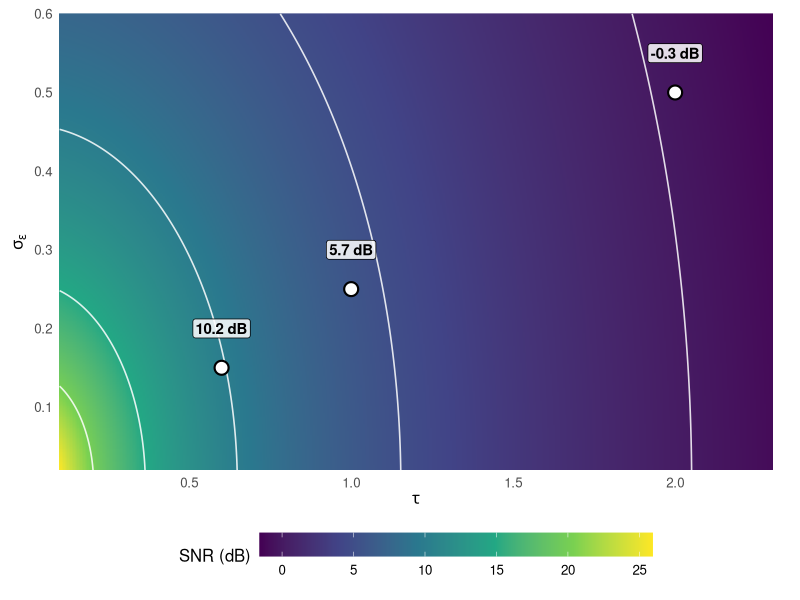

The R source for this figure: (Note: this script raises an error after producing the figure.)
rm(list = ls())

library(tidyverse)


# Subject and model parameters
# -------------------------------------------------------------
mu1_i <- 0.5
C1_i <- 0.5
C2_i <- 1

gamma_C1 <- 0.3
gamma_C2 <- 1
gamma_A  <- -4
# -------------------------------------------------------------


# Fixed reference proportion of subject-visits under treatment
# -------------------------------------------------------------
p_treated <- 0.53

d0 <- mu1_i +
  gamma_C1 * C1_i +
  gamma_C2 * C2_i

d1 <- d0 + gamma_A

signal_power <- (1 - p_treated) * d0^2 +
  p_treated * d1^2

cat("Untreated drift:", d0, "\n")
cat("Treated drift:", d1, "\n")
cat("Reference signal power:", signal_power, "\n")
# -------------------------------------------------------------


# SNR function
# -------------------------------------------------------------
snr_dynamic_db <- function(
    tau,
    sigma_eps,
    signal_power
) {
  10 * log10(
    signal_power /
      (tau^2 + 2 * sigma_eps^2)
  )
}
# -------------------------------------------------------------


# Heat-map grid
# -------------------------------------------------------------
tau_grid <- seq(
  from = 0.1,
  to = 2.3,
  length.out = 500
)

sigma_eps_grid <- seq(
  from = 0.02,
  to = 0.60,
  length.out = 500
)

snr_heatmap_data <- expand_grid(
  tau = tau_grid,
  sigma_eps = sigma_eps_grid
) |>
  mutate(
    snr_db = snr_dynamic_db(
      tau = tau,
      sigma_eps = sigma_eps,
      signal_power = signal_power
    )
  )



# Three configurations used in the article
# -------------------------------------------------------------
article_noise_settings <- tribble(
  ~setting,    ~tau, ~sigma_eps,
  "Low",        0.6,       0.15,
  "Moderate",   1.0,       0.25,
  "High",       2.0,       0.50
) |>
  mutate(
    snr_db = snr_dynamic_db(
      tau = tau,
      sigma_eps = sigma_eps,
      signal_power = signal_power
    ),
    snr_label = sprintf("%.1f dB", snr_db)
  )

print(article_noise_settings)



# Five target-SNR configurations used in the MC study
# -------------------------------------------------------------
target_snr <- c(0, 5, 10, 15, 20)
tau_eps_ratio <- 4

mc_noise_settings <- tibble(
  target_snr = target_snr
) |>
  mutate(
    sigma_eps = sqrt(
      signal_power /
        (
          (tau_eps_ratio^2 + 2) *
            10^(target_snr / 10)
        )
    ),
    tau = tau_eps_ratio * sigma_eps,
    snr_label = paste0(target_snr, " dB")
  )

print(mc_noise_settings)



# Heat map
# -------------------------------------------------------------
p_snr_heatmap <- ggplot() +
  geom_raster(
    data = snr_heatmap_data,
    aes(
      x = tau,
      y = sigma_eps,
      fill = snr_db
    ),
    interpolate = FALSE
  ) +
  geom_contour(
    data = snr_heatmap_data,
    aes(
      x = tau,
      y = sigma_eps,
      z = snr_db
    ),
    breaks = c(0, 5, 10, 15, 20),
    colour = "white",
    linewidth = 0.55,
    alpha = 0.85
  ) +
  geom_point(
    data = article_noise_settings,
    aes(
      x = tau,
      y = sigma_eps
    ),
    inherit.aes = FALSE,
    shape = 21,
    fill = "white",
    colour = "black",
    stroke = 1.1,
    size = 4
  ) +
  geom_label(
    data = article_noise_settings,
    aes(
      x = tau,
      y = sigma_eps,
      # label = paste0(setting, "\n", snr_label)
      label = snr_label
    ),
    nudge_y = 0.05,
    inherit.aes = FALSE,
    size = 3.8,
    fontface = "bold",
    colour = "black",
    fill = scales::alpha("white", 0.85),
    linewidth = 0.25,
    label.padding = unit(0.15, "lines")
  ) +
  scale_fill_viridis_c(
    option = "D",
    direction = 1,
    name = "SNR (dB)"
  ) +
  scale_x_continuous(
    breaks = seq(0, 2.0, by = 0.5),
    expand = expansion(mult = c(0, 0))
  ) +
  scale_y_continuous(
    breaks = seq(0, 0.6, by = 0.1),
    expand = expansion(mult = c(0, 0))
  ) +
  coord_cartesian(
    xlim = c(0.1, 2.3),
    ylim = c(0.02, 0.60),
    clip = "off"
  ) +
  labs(
    x = expression(tau),
    y = expression(sigma[epsilon])
  ) +
  theme_minimal(
    base_size = 12
  ) +
  theme(
    legend.position = "bottom",
    legend.key.width = grid::unit(2, "cm"),
    panel.grid = element_blank(),
    plot.margin = margin(10, 20, 10, 10)
  )
p_snr_heatmap

# ggsave(
#   "figures/web_fig_1_heatmap_dynamic_snr.png",
#   p_snr_heatmap,
#   width = 6,
#   height = 4,
#   units = "in",
#   dpi = 600,
#   bg = "white"
# )

ggsave(
    "figures/web_fig_1_heatmap_dynamic_snr.pdf",
    p_snr_heatmap,
    width = 6,
    height = 4
)
